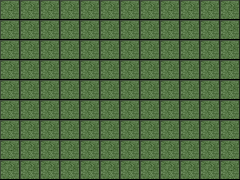

A level layout from a 2D game, rendered from its tile map. Below: a short description, then the map file with tile-grid data replaced by summaries:
An orthogonal 12x9 tile map with 20x20 px tiles, 1 tile layer (Tile Layer 1).

<map version="1.0" orientation="orthogonal" renderorder="right-down" width="12" height="9" tilewidth="20" tileheight="20" nextobjectid="1">
 <tileset firstgid="1" name="Floors" tilewidth="20" tileheight="20" tilecount="260">
   <image source="../spritesheets/floor-tiles-20x20.png" width="400" height="260" />
 </tileset>
 <layer name="Tile Layer 1" width="12" height="9">
  <data>[108 cells, 108 non-empty, 1 distinct tile ids]</data>
 </layer>
</map>
